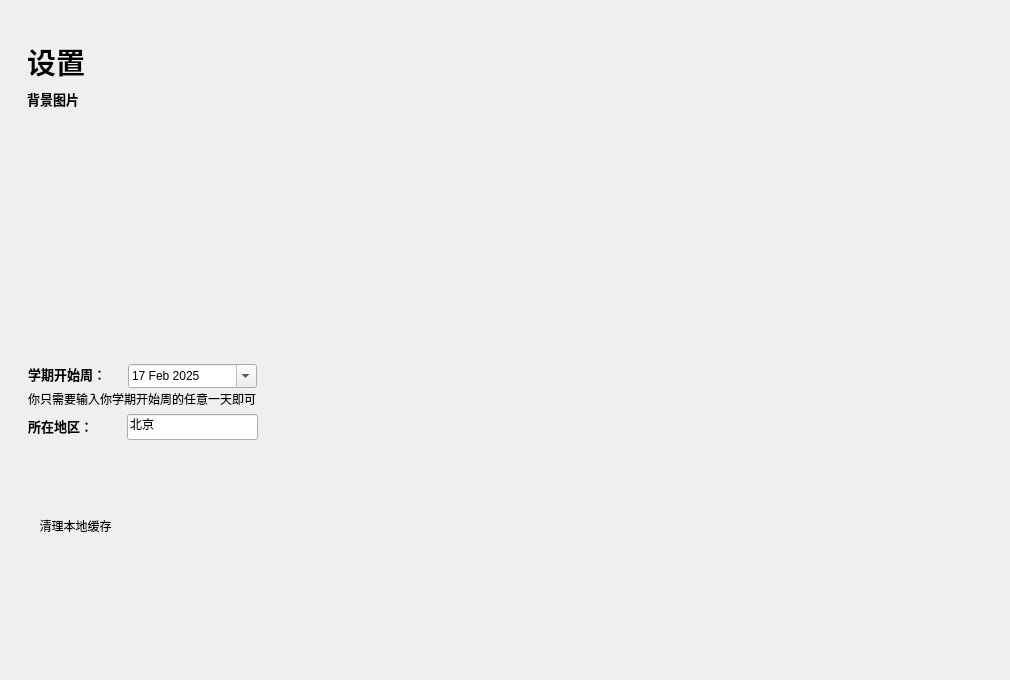
   <widget class="QWidget" name="page_2">
    <widget class="QWidget" name="setting_photo" native="true">
     <property name="geometry">
      <rect>
       <x>0</x>
       <y>0</y>
       <width>1001</width>
       <height>671</height>
      </rect>
     </property>
     <property name="styleSheet">
      <string notr="true">QWidget#setting_photo
{
image: url(:/Themes/Assets/Themes/backgrounds/beach/2560x1600.jpg);

}</string>
     </property>
     <widget class="QLabel" name="label_2">
      <property name="geometry">
       <rect>
        <x>27</x>
        <y>34</y>
        <width>61</width>
        <height>54</height>
       </rect>
      </property>
      <property name="font">
       <font>
        <family>微软雅黑</family>
        <pointsize>22</pointsize>
        <bold>true</bold>
       </font>
      </property>
      <property name="text">
       <string>设置</string>
      </property>
     </widget>
     <widget class="QLabel" name="label_3">
      <property name="geometry">
       <rect>
        <x>27</x>
        <y>88</y>
        <width>65</width>
        <height>21</height>
       </rect>
      </property>
      <property name="font">
       <font>
        <family>微软雅黑</family>
        <pointsize>10</pointsize>
        <bold>true</bold>
       </font>
      </property>
      <property name="text">
       <string>背景图片</string>
      </property>
     </widget>
     <widget class="QWidget" name="gridLayoutWidget">
      <property name="geometry">
       <rect>
        <x>27</x>
        <y>113</y>
        <width>706</width>
        <height>272</height>
       </rect>
      </property>
      <layout class="QGridLayout" name="setting_grid_layout">
       <item row="0" column="4">
        <widget class="QPushButton" name="pushButton_8">
         <property name="styleSheet">
          <string notr="true">QPushButton {
        background-color: transparent;
        border: none;
        border-radius: 6px;
        padding: 2px;
    }
    QPushButton:hover {
        background-color: rgba(255, 255, 255, 20);
    }
    QPushButton:checked {
        border: 2px solid #00CFFF;
        background-color: rgba(0, 207, 255, 30);
    }</string>
         </property>
         <property name="text">
          <string/>
         </property>
         <property name="icon">
          <iconset resource="res.qrc">
           <normaloff>:/Themes/Assets/Themes/backgrounds/fern/thumb.jpg</normaloff>:/Themes/Assets/Themes/backgrounds/fern/thumb.jpg</iconset>
         </property>
         <property name="iconSize">
          <size>
           <width>128</width>
           <height>128</height>
          </size>
         </property>
         <property name="checkable">
          <bool>false</bool>
         </property>
         <property name="checked">
          <bool>false</bool>
         </property>
        </widget>
       </item>
       <item row="0" column="5">
        <widget class="QPushButton" name="pushButton_0">
         <property name="styleSheet">
          <string notr="true">QPushButton {
        background-color: transparent;
        border: none;
        border-radius: 6px;
        padding: 2px;
    }
    QPushButton:hover {
        background-color: rgba(255, 255, 255, 20);
    }
    QPushButton:checked {
        border: 2px solid #00CFFF;
        background-color: rgba(0, 207, 255, 30);
    }</string>
         </property>
         <property name="text">
          <string/>
         </property>
         <property name="icon">
          <iconset resource="res.qrc">
           <normaloff>:/Themes/Assets/Themes/backgrounds/gradient/thumb.jpg</normaloff>:/Themes/Assets/Themes/backgrounds/gradient/thumb.jpg</iconset>
         </property>
         <property name="iconSize">
          <size>
           <width>128</width>
           <height>128</height>
          </size>
         </property>
         <property name="checkable">
          <bool>false</bool>
         </property>
         <property name="checked">
          <bool>false</bool>
         </property>
        </widget>
       </item>
       <item row="0" column="1">
        <widget class="QPushButton" name="pushButton_6">
         <property name="styleSheet">
          <string notr="true">QPushButton {
        background-color: transparent;
        border: none;
        border-radius: 6px;
        padding: 2px;
    }
    QPushButton:hover {
        background-color: rgba(255, 255, 255, 20);
    }
    QPushButton:checked {
        border: 2px solid #00CFFF;
        background-color: rgba(0, 207, 255, 30);
    }</string>
         </property>
         <property name="text">
          <string/>
         </property>
         <property name="icon">
          <iconset resource="res.qrc">
           <normaloff>:/Themes/Assets/Themes/backgrounds/beach/thumb.jpg</normaloff>:/Themes/Assets/Themes/backgrounds/beach/thumb.jpg</iconset>
         </property>
         <property name="iconSize">
          <size>
           <width>128</width>
           <height>128</height>
          </size>
         </property>
         <property name="checkable">
          <bool>false</bool>
         </property>
         <property name="checked">
          <bool>false</bool>
         </property>
        </widget>
       </item>
       <item row="0" column="3">
        <widget class="QPushButton" name="pushButton_5">
         <property name="styleSheet">
          <string notr="true">QPushButton {
        background-color: transparent;
        border: none;
        border-radius: 6px;
        padding: 2px;
    }
    QPushButton:hover {
        background-color: rgba(255, 255, 255, 20);
    }
    QPushButton:checked {
        border: 2px solid #00CFFF;
        background-color: rgba(0, 207, 255, 30);
    }</string>
         </property>
         <property name="text">
          <string/>
         </property>
         <property name="icon">
          <iconset resource="res.qrc">
           <normaloff>:/Themes/Assets/Themes/backgrounds/field/thumb.jpg</normaloff>:/Themes/Assets/Themes/backgrounds/field/thumb.jpg</iconset>
         </property>
         <property name="iconSize">
          <size>
           <width>128</width>
           <height>128</height>
          </size>
         </property>
         <property name="checkable">
          <bool>false</bool>
         </property>
         <property name="checked">
          <bool>false</bool>
         </property>
        </widget>
       </item>
       <item row="0" column="2">
        <widget class="QPushButton" name="pushButton_7">
         <property name="styleSheet">
          <string notr="true">QPushButton {
        background-color: transparent;
        border: none;
        border-radius: 6px;
        padding: 2px;
    }
    QPushButton:hover {
        background-color: rgba(255, 255, 255, 20);
    }
    QPushButton:checked {
        border: 2px solid #00CFFF;
        background-color: rgba(0, 207, 255, 30);
    }</string>
         </property>
         <property name="text">
          <string/>
         </property>
         <property name="icon">
          <iconset resource="res.qrc">
           <normaloff>:/Themes/Assets/Themes/backgrounds/desert/thumb.jpg</normaloff>:/Themes/Assets/Themes/backgrounds/desert/thumb.jpg</iconset>
         </property>
         <property name="iconSize">
          <size>
           <width>128</width>
           <height>128</height>
          </size>
         </property>
         <property name="checkable">
          <bool>false</bool>
         </property>
         <property name="checked">
          <bool>false</bool>
         </property>
        </widget>
       </item>
       <item row="1" column="1">
        <widget class="QPushButton" name="pushButton_9">
         <property name="styleSheet">
          <string notr="true">QPushButton {
        background-color: transparent;
        border: none;
        border-radius: 6px;
        padding: 2px;
    }
    QPushButton:hover {
        background-color: rgba(255, 255, 255, 20);
    }
    QPushButton:checked {
        border: 2px solid #00CFFF;
        background-color: rgba(0, 207, 255, 30);
    }</string>
         </property>
         <property name="text">
          <string/>
         </property>
         <property name="icon">
          <iconset resource="res.qrc">
           <normaloff>:/Themes/Assets/Themes/backgrounds/lighthouse/thumb.jpg</normaloff>:/Themes/Assets/Themes/backgrounds/lighthouse/thumb.jpg</iconset>
         </property>
         <property name="iconSize">
          <size>
           <width>128</width>
           <height>128</height>
          </size>
         </property>
         <property name="checkable">
          <bool>false</bool>
         </property>
         <property name="checked">
          <bool>false</bool>
         </property>
        </widget>
       </item>
       <item row="1" column="2">
        <widget class="QPushButton" name="pushButton_11">
         <property name="styleSheet">
          <string notr="true">QPushButton {
        background-color: transparent;
        border: none;
        border-radius: 6px;
        padding: 2px;
    }
    QPushButton:hover {
        background-color: rgba(255, 255, 255, 20);
    }
    QPushButton:checked {
        border: 2px solid #00CFFF;
        background-color: rgba(0, 207, 255, 30);
    }</string>
         </property>
         <property name="text">
          <string/>
         </property>
         <property name="icon">
          <iconset resource="res.qrc">
           <normaloff>:/Themes/Assets/Themes/backgrounds/safari/thumb.jpg</normaloff>:/Themes/Assets/Themes/backgrounds/safari/thumb.jpg</iconset>
         </property>
         <property name="iconSize">
          <size>
           <width>128</width>
           <height>128</height>
          </size>
         </property>
         <property name="checkable">
          <bool>false</bool>
         </property>
         <property name="checked">
          <bool>false</bool>
         </property>
        </widget>
       </item>
       <item row="1" column="3">
        <widget class="QPushButton" name="pushButton_10">
         <property name="styleSheet">
          <string notr="true">QPushButton {
        background-color: transparent;
        border: none;
        border-radius: 6px;
        padding: 2px;
    }
    QPushButton:hover {
        background-color: rgba(255, 255, 255, 20);
    }
    QPushButton:checked {
        border: 2px solid #00CFFF;
        background-color: rgba(0, 207, 255, 30);
    }</string>
         </property>
         <property name="text">
          <string/>
         </property>
         <property name="icon">
          <iconset resource="res.qrc">
           <normaloff>:/Themes/Assets/Themes/backgrounds/sea/thumb.jpg</normaloff>:/Themes/Assets/Themes/backgrounds/sea/thumb.jpg</iconset>
         </property>
         <property name="iconSize">
          <size>
           <width>128</width>
           <height>128</height>
          </size>
         </property>
         <property name="checkable">
          <bool>false</bool>
         </property>
         <property name="checked">
          <bool>false</bool>
         </property>
        </widget>
       </item>
       <item row="1" column="4">
        <widget class="QPushButton" name="pushButton_13">
         <property name="styleSheet">
          <string notr="true">QPushButton {
        background-color: transparent;
        border: none;
        border-radius: 6px;
        padding: 2px;
    }
    QPushButton:hover {
        background-color: rgba(255, 255, 255, 20);
    }
    QPushButton:checked {
        border: 2px solid #00CFFF;
        background-color: rgba(0, 207, 255, 30);
    }</string>
         </property>
         <property name="text">
          <string/>
         </property>
         <property name="icon">
          <iconset resource="res.qrc">
           <normaloff>:/Themes/Assets/Themes/backgrounds/tv_tower/thumb.jpg</normaloff>:/Themes/Assets/Themes/backgrounds/tv_tower/thumb.jpg</iconset>
         </property>
         <property name="iconSize">
          <size>
           <width>128</width>
           <height>128</height>
          </size>
         </property>
         <property name="checkable">
          <bool>false</bool>
         </property>
         <property name="checked">
          <bool>false</bool>
         </property>
        </widget>
       </item>
       <item row="1" column="5">
        <widget class="QPushButton" name="pushButton_12">
         <property name="styleSheet">
          <string notr="true">QPushButton {
        background-color: transparent;
        border: none;
        border-radius: 6px;
        padding: 2px;
    }
    QPushButton:hover {
        background-color: rgba(255, 255, 255, 20);
    }
    QPushButton:checked {
        border: 2px solid #00CFFF;
        background-color: rgba(0, 207, 255, 30);
    }</string>
         </property>
         <property name="text">
          <string/>
         </property>
         <property name="icon">
          <iconset resource="res.qrc">
           <normaloff>:/Themes/Assets/Themes/backgrounds/beach/thumb.jpg</normaloff>:/Themes/Assets/Themes/backgrounds/beach/thumb.jpg</iconset>
         </property>
         <property name="iconSize">
          <size>
           <width>128</width>
           <height>128</height>
          </size>
         </property>
         <property name="checkable">
          <bool>false</bool>
         </property>
         <property name="checked">
          <bool>false</bool>
         </property>
        </widget>
       </item>
      </layout>
     </widget>
     <widget class="QLabel" name="label_4">
      <property name="geometry">
       <rect>
        <x>28</x>
        <y>363</y>
        <width>85</width>
        <height>21</height>
       </rect>
      </property>
      <property name="font">
       <font>
        <family>微软雅黑</family>
        <pointsize>10</pointsize>
        <bold>true</bold>
       </font>
      </property>
      <property name="text">
       <string>学期开始周：</string>
      </property>
     </widget>
     <widget class="QDateEdit" name="dateEdit">
      <property name="geometry">
       <rect>
        <x>128</x>
        <y>364</y>
        <width>129</width>
        <height>24</height>
       </rect>
      </property>
      <property name="inputMethodHints">
       <set>Qt::InputMethodHint::ImhPreferNumbers</set>
      </property>
      <property name="readOnly">
       <bool>false</bool>
      </property>
      <property name="keyboardTracking">
       <bool>false</bool>
      </property>
      <property name="showGroupSeparator" stdset="0">
       <bool>true</bool>
      </property>
      <property name="calendarPopup">
       <bool>true</bool>
      </property>
      <property name="date">
       <date>
        <year>2025</year>
        <month>2</month>
        <day>17</day>
       </date>
      </property>
     </widget>
     <widget class="QLabel" name="label_5">
      <property name="geometry">
       <rect>
        <x>28</x>
        <y>388</y>
        <width>251</width>
        <height>22</height>
       </rect>
      </property>
      <property name="text">
       <string>你只需要输入你学期开始周的任意一天即可</string>
      </property>
     </widget>
     <widget class="QLabel" name="label_6">
      <property name="geometry">
       <rect>
        <x>28</x>
        <y>415</y>
        <width>85</width>
        <height>21</height>
       </rect>
      </property>
      <property name="font">
       <font>
        <family>微软雅黑</family>
        <pointsize>10</pointsize>
        <bold>true</bold>
       </font>
      </property>
      <property name="text">
       <string>所在地区：</string>
      </property>
     </widget>
     <widget class="QLineEdit" name="lineEdit_2">
      <property name="geometry">
       <rect>
        <x>127</x>
        <y>414</y>
        <width>131</width>
        <height>26</height>
       </rect>
      </property>
      <property name="text">
       <string>北京</string>
      </property>
      <property name="placeholderText">
       <string/>
      </property>
      <property name="clearButtonEnabled">
       <bool>false</bool>
      </property>
     </widget>
     <widget class="QPushButton" name="clear_temp_cache">
      <property name="geometry">
       <rect>
        <x>25</x>
        <y>514</y>
        <width>101</width>
        <height>23</height>
       </rect>
      </property>
      <property name="styleSheet">
       <string notr="true">background-color: transparent;</string>
      </property>
      <property name="text">
       <string>清理本地缓存</string>
      </property>
      <property name="flat">
       <bool>true</bool>
      </property>
     </widget>
    </widget>
   </widget>
